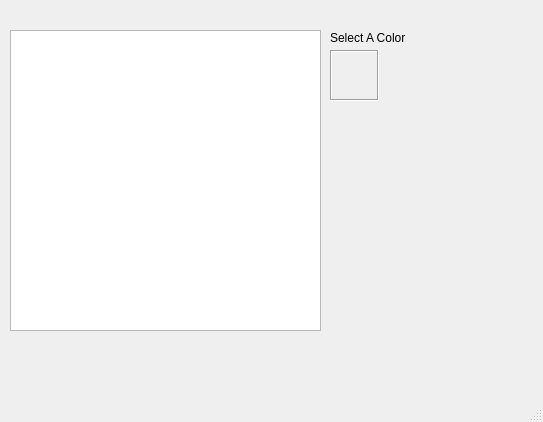
<?xml version="1.0" encoding="UTF-8"?>
<ui version="4.0">
 <class>ColorToTransparentPNG</class>
 <widget class="QMainWindow" name="ColorToTransparentPNG">
  <property name="geometry">
   <rect>
    <x>0</x>
    <y>0</y>
    <width>543</width>
    <height>422</height>
   </rect>
  </property>
  <property name="windowTitle">
   <string>ColorToTransparentPNG</string>
  </property>
  <widget class="QWidget" name="centralwidget">
   <widget class="QGraphicsView" name="imageLoader">
    <property name="geometry">
     <rect>
      <x>10</x>
      <y>30</y>
      <width>311</width>
      <height>301</height>
     </rect>
    </property>
   </widget>
   <widget class="QLabel" name="lblSelectedColor">
    <property name="geometry">
     <rect>
      <x>330</x>
      <y>50</y>
      <width>49</width>
      <height>51</height>
     </rect>
    </property>
    <property name="autoFillBackground">
     <bool>true</bool>
    </property>
    <property name="frameShape">
     <enum>QFrame::Box</enum>
    </property>
    <property name="frameShadow">
     <enum>QFrame::Sunken</enum>
    </property>
    <property name="text">
     <string/>
    </property>
   </widget>
   <widget class="QLabel" name="lblSelectColor">
    <property name="geometry">
     <rect>
      <x>330</x>
      <y>30</y>
      <width>81</width>
      <height>16</height>
     </rect>
    </property>
    <property name="text">
     <string>Select A Color</string>
    </property>
   </widget>
  </widget>
  <widget class="QMenuBar" name="menubar">
   <property name="geometry">
    <rect>
     <x>0</x>
     <y>0</y>
     <width>543</width>
     <height>22</height>
    </rect>
   </property>
  </widget>
  <widget class="QStatusBar" name="statusbar"/>
 </widget>
 <resources/>
 <connections/>
</ui>
